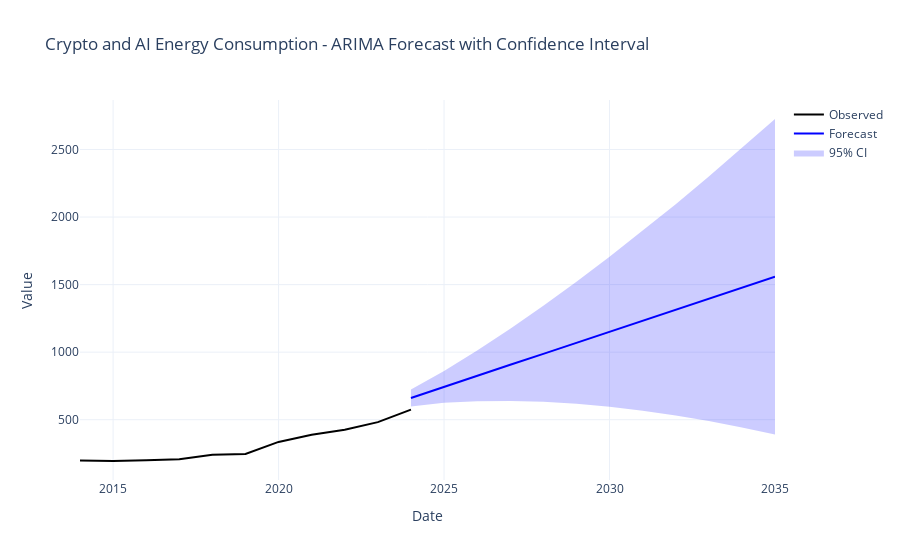

Write notebook code for a chart like this one.
### Code cell
# Create Plotly figure
fig = go.Figure()

# Observed data
fig.add_trace(go.Scatter(
    x=crypto_ai['Year'], y=crypto_ai['Total Consumption'],
    mode='lines', name='Observed',
    line=dict(color='black')
))

# Mean forecast
fig.add_trace(go.Scatter(
    x=forecast_cd['Year'], y=forecast_cd['predicted_mean'],
    mode='lines', name='Forecast',
    line=dict(color='blue')
))

# Confidence interval (as shaded area)
fig.add_trace(go.Scatter(
    x=forecast_cd['Year'].tolist() + forecast_cd['Year'].tolist()[::-1], # x for upper and then lower reversed
    y=forecast_cd['lower Total Consumption'].tolist() + forecast_cd['upper Total Consumption'].tolist()[::-1],
    fill='toself',
    fillcolor='rgba(0, 0, 255, 0.2)',
    line=dict(color='rgba(255,255,255,0)'),
    hoverinfo="skip",
    name='95% CI'
))

fig.update_layout(
    title="Crypto and AI Energy Consumption - ARIMA Forecast with Confidence Interval",
    xaxis_title="Date",
    yaxis_title="Value",
    template="plotly_white"
)

fig.show()

### Figure 1 — Plotly figure (JSON) as saved in the notebook; plotly's stock layout.template omitted (floating-point values rounded to 4 significant figures)
{"data": [{"line": {"color": "black"}, "mode": "lines", "name": "Observed", "type": "scatter", "x": [2014, 2015, 2016, 2017, 2018, 2019, 2020, 2021, 2022, 2023, 2024], "y": [198.7, 194.6, 200.7, 207.9, 241.4, 246.7, 336.0, 389.1, 425.6, 482.2, 574.4]}, {"line": {"color": "blue"}, "mode": "lines", "name": "Forecast", "type": "scatter", "x": [2024, 2025, 2026, 2027, 2028, 2029, 2030, 2031, 2032, 2033, 2034, 2035], "y": [660.4, 743.9, 824.5, 906.4, 987.7, 1069.0, 1151.0, 1232.0, 1314.0, 1395.0, 1477.0, 1558.0]}, {"fill": "toself", "fillcolor": "rgba(0, 0, 255, 0.2)", "hoverinfo": "skip", "line": {"color": "rgba(255,255,255,0)"}, "name": "95% CI", "type": "scatter", "x": [2024, 2025, 2026, 2027, 2028, 2029, 2030, 2031, 2032, 2033, 2034, 2035, 2035, 2034, 2033, 2032, 2031, 2030, 2029, 2028, 2027, 2026, 2025, 2024], "y": [597.3, 626.3, 636.4, 639.3, 632.3, 617.9, 595.9, 567.2, 531.9, 490.6, 443.4, 390.7, 2726.0, 2510.0, 2300.0, 2095.0, 1897.0, 1705.0, 1521.0, 1343.0, 1173.0, 1013.0, 861.5, 723.6]}], "layout": {"title": {"text": "Crypto and AI Energy Consumption - ARIMA Forecast with Confidence Interval"}, "xaxis": {"title": {"text": "Date"}}, "yaxis": {"title": {"text": "Value"}}}}
